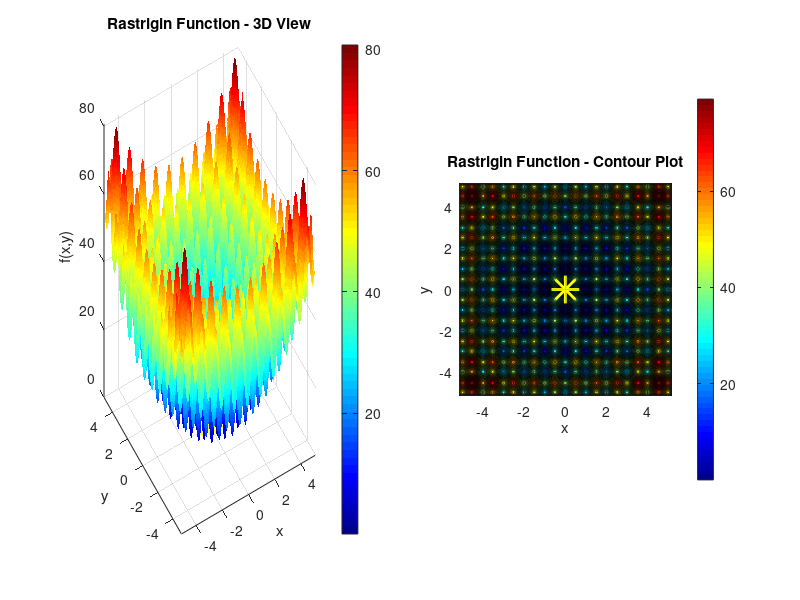
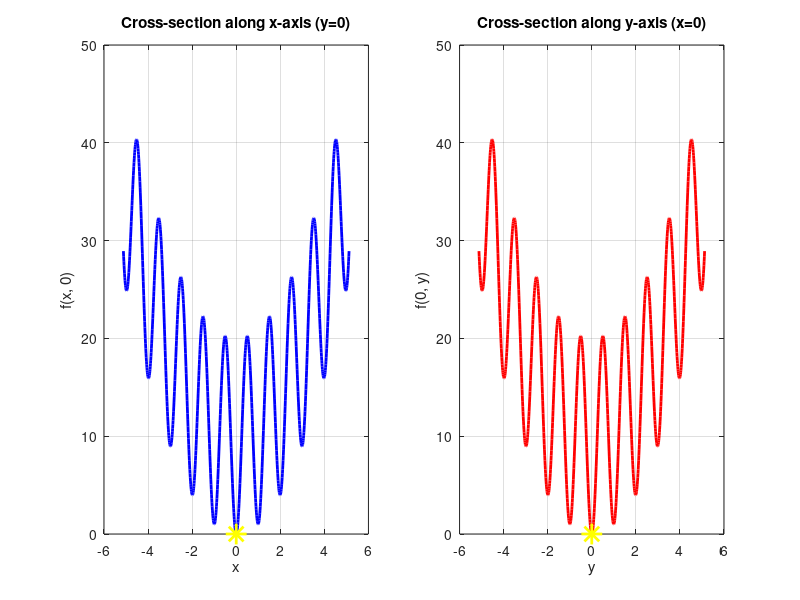

Reproduce these figures in MATLAB, in order.
% MATLAB script to plot the 2D Rastrigin function
% f(x,y) = 20 + x^2 - 10*cos(2*pi*x) + y^2 - 10*cos(2*pi*y)
% Domain: x, y in [-5.12, 5.12]

%% ADJUSTABLE PARAMETERS
A = 10;  % Amplitude parameter (standard is 10)

% Define the domain
x = linspace(-5.12, 5.12, 500);
y = linspace(-5.12, 5.12, 500);
[X, Y] = meshgrid(x, y);

% Calculate the Rastrigin function
n = 2;  % Number of dimensions
Z = A * n + (X.^2 - A * cos(2*pi*X)) + (Y.^2 - A * cos(2*pi*Y));

% Create the plots
figure('Position', [100, 100, 1200, 500]);

% Subplot 1: 3D surface
subplot(1, 2, 1);
surf(X, Y, Z, 'EdgeColor', 'none');
colormap(jet);
colorbar;
xlabel('x');
ylabel('y');
zlabel('f(x,y)');
title('Rastrigin Function - 3D View');
view(-30, 30);
grid on;
axis tight;

% Mark the global optimum at (0, 0)
hold on;
plot3(0, 0, 0, 'y*', 'MarkerSize', 20, 'LineWidth', 2);
hold off;

% Subplot 2: Contour plot
subplot(1, 2, 2);
contourf(X, Y, Z, 50);
colormap(jet);
colorbar;
xlabel('x');
ylabel('y');
title('Rastrigin Function - Contour Plot');
grid on;
axis equal;
xlim([-5.12 5.12]);
ylim([-5.12 5.12]);

% Mark the global optimum
hold on;
plot(0, 0, 'y*', 'MarkerSize', 20, 'LineWidth', 2);
hold off;

% Create cross-section plots
figure('Position', [100, 100, 1200, 400]);

% Cross-section along x-axis (y=0)
subplot(1, 2, 1);
x_line = linspace(-5.12, 5.12, 1000);
z_x = A + x_line.^2 - A * cos(2*pi*x_line);
plot(x_line, z_x, 'b-', 'LineWidth', 2);
hold on;
plot(0, 0, 'y*', 'MarkerSize', 15, 'LineWidth', 2);
hold off;
grid on;
xlabel('x');
ylabel('f(x, 0)');
title('Cross-section along x-axis (y=0)');

% Cross-section along y-axis (x=0)
subplot(1, 2, 2);
y_line = linspace(-5.12, 5.12, 1000);
z_y = A + y_line.^2 - A * cos(2*pi*y_line);
plot(y_line, z_y, 'r-', 'LineWidth', 2);
hold on;
plot(0, 0, 'y*', 'MarkerSize', 15, 'LineWidth', 2);
hold off;
grid on;
xlabel('y');
ylabel('f(0, y)');
title('Cross-section along y-axis (x=0)');

% Print some information
fprintf('Rastrigin Function Properties:\n');
fprintf('Function: f(x,y) = %d*%d + (x^2 - %d*cos(2*pi*x)) + (y^2 - %d*cos(2*pi*y))\n', ...
        A, n, A, A);
fprintf('Domain: x, y in [-5.12, 5.12]\n');
fprintf('Global minimum: f(0, 0) = %.1f\n', 0);
fprintf('Approximate number of local minima: ~25-30\n');
fprintf('Properties: Highly multimodal, separable, smooth\n');
